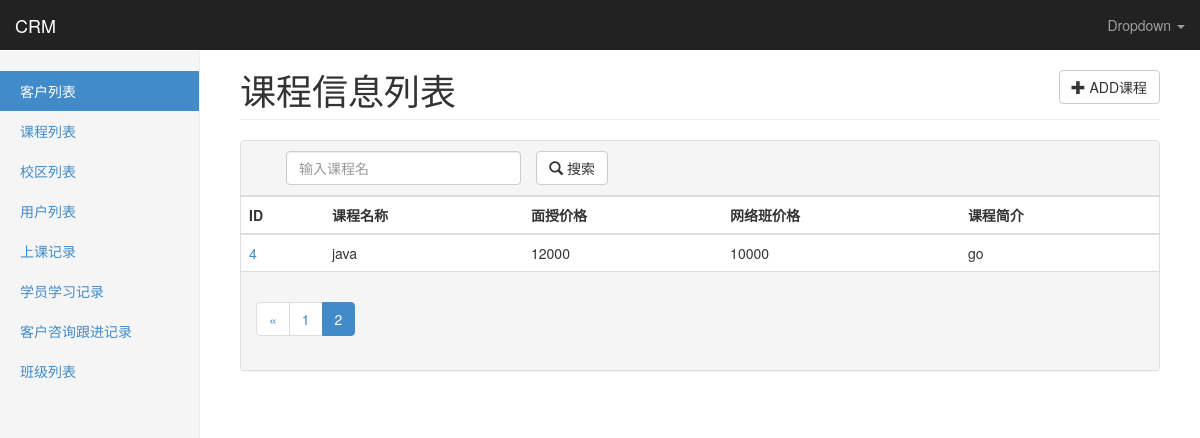
Before: /crm/courses/?page=2 with the older database file.
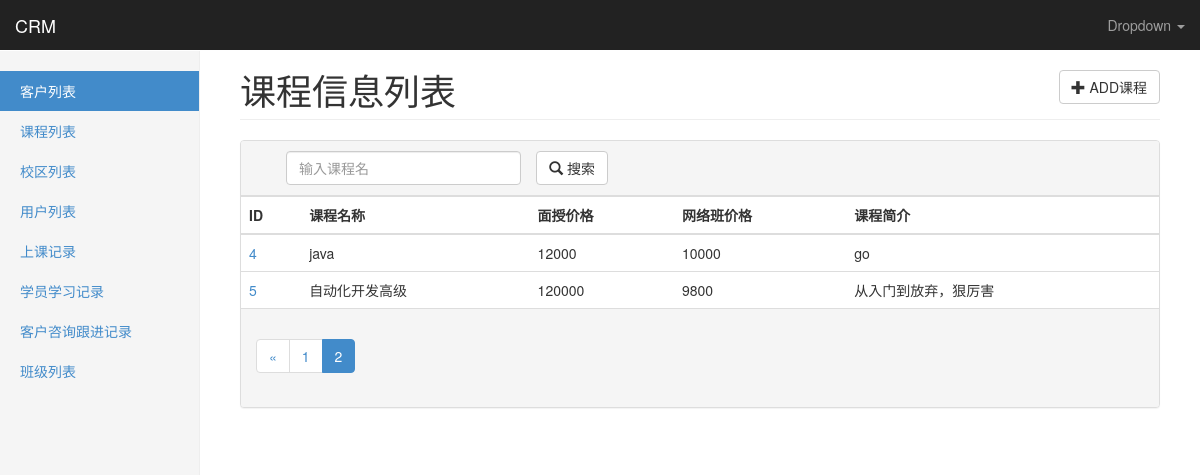
After: the same page with the newer database file.
### app01/models.py (models this page shows, shortened)
class Course(models.Model):
    name = models.CharField(u'课程名称',max_length=128,unique=True)
    price = models.IntegerField(u'面授价格')
    online_price = models.IntegerField(u'网络班价格')
    brief = models.TextField(u'课程简介')

### app01/views.py (the view)
# urls.py: url(r'^courses/(\d+)/$', views.course_detail,name='course_detail'),
def courses(request):
    data_dic = build_search_param(request, models.Course)
    return render(request,'app01/courses.html',data_dic)

### app01/forms.py (called while the page is built, shortened)
def get_filter_fields(cls):
    filter_fields = settings.FILTER_FIELDS.get(cls.__name__)
    if filter_fields is None:
        return None

### templates/app01/courses.html (shortened to what this page needs)
{% extends 'base.html' %}
{% load custom_tags %}
{% block page-header %}
课程信息列表
<a href="{% url 'course_add' %}">
    <button type="button" class="btn btn-default pull-right">
      <span class="glyphicon glyphicon-plus"></span> ADD课程
    </button>
</a>
{% endblock %}
{% block page-content %}
<div class="panel panel-default">
    <div class="panel-heading" id="panel-heading">
        <div class="col-md-9 " >
            <form action="{% url url_alias %}?page=1{{ search_str }}" method="GET">
                <div class="col-md-5">
                    <input name="find__name" class="form-control" type="text" value="{{ find_list.1 }}" placeholder="输入课程名" minlength="1" maxlength="20" required>
                </div>
                <div class="col-md-3 search-button">
                    <button type="submit" id="btn-submit" class="btn btn-default">
                        <span class="glyphicon glyphicon-search"></span> 搜索
                    </button>
                </div>
            </form>
        </div>
    </div>
    <table class="table table-hover">
    <thead>
    <tr>
        <th>ID</th>
        <th>课程名称</th>
        <th>面授价格</th>
        <th>网络班价格</th>
        <th>课程简介</th>
    </tr>
    </thead>
    <tbody>
    {% for data in data_list %}
        <tr>
            <td><a href="{% url 'course_detail' data.id %}">{{ data.id }}</a></td>
            <td>{{ data.name }}</td>
            <td>{{ data.price }}</td>
            <td>{{ data.online_price }}</td>
            <td>{{ data.brief|truncatechars:50 }}</td>
        </tr>
    {% endfor %}
    </tbody>
</table>
    <div class="panel-footer">
        <nav>{% pagination_bar data_list search_str find_list %}</nav>
    </div>
</div>
{% endblock %}

Changed rows visible on the page:
added Course: id "5", name "自动化开发高级", price "120000", online_price "9800", brief "从入门到放弃，狠厉害"
